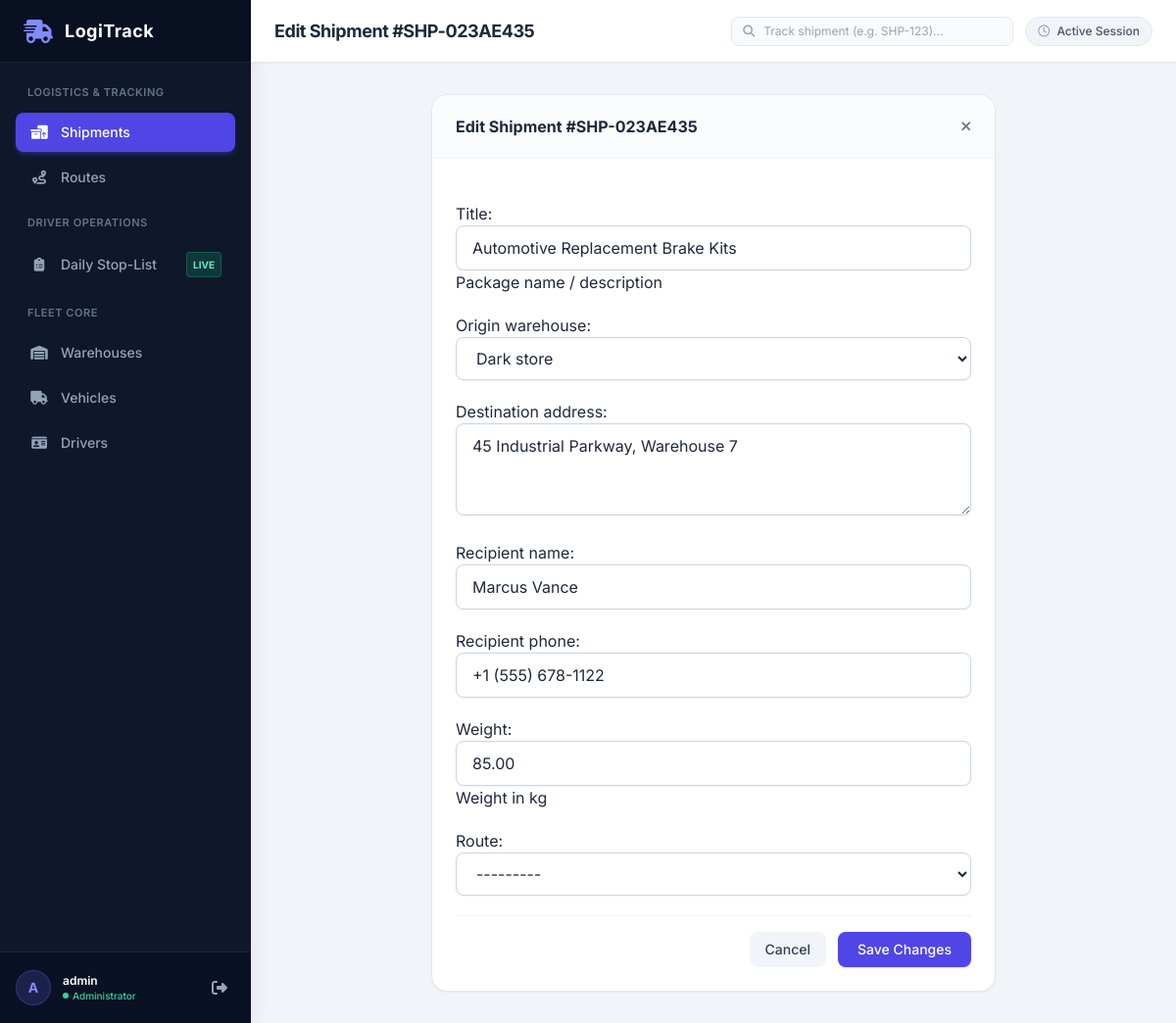
/shipment/4/edit/ (signed in), run on an earlier commit of the app's database.
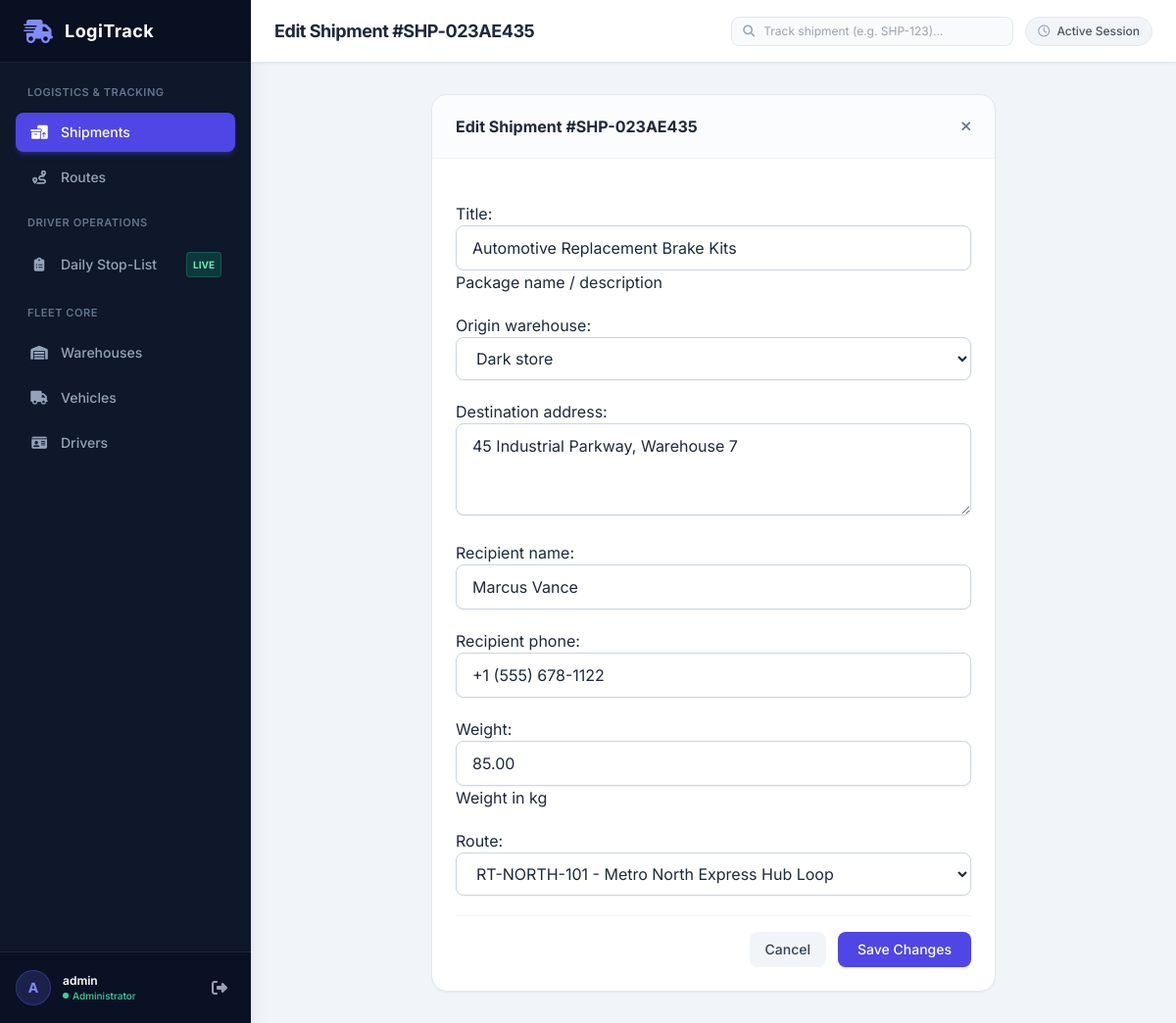
And on a later commit of the database.
### fleet_management/models.py (models this page shows, shortened)
class Shipment(models.Model):
    STATUS_PROCESSING = 'PROCESSING'
    STATUS_DISPATCHED = 'DISPATCHED'
    STATUS_IN_TRANSIT = 'IN_TRANSIT'
    STATUS_DELIVERED = 'DELIVERED'
    STATUS_CANCELLED = 'CANCELLED'
    STATUS_CHOICES = (
        (STATUS_PROCESSING, 'Processing'),
        (STATUS_DISPATCHED, 'Dispatched'),
        (STATUS_IN_TRANSIT, 'In Transit'),
        (STATUS_DELIVERED, 'Delivered'),
        (STATUS_CANCELLED, 'Cancelled'),
    )
    ALLOWED_TRANSITIONS = {
        STATUS_PROCESSING: [STATUS_DISPATCHED, STATUS_CANCELLED],
        STATUS_DISPATCHED: [STATUS_IN_TRANSIT, STATUS_PROCESSING, STATUS_CANCELLED],
        STATUS_IN_TRANSIT: [STATUS_DELIVERED, STATUS_CANCELLED],
        STATUS_DELIVERED: [],
        STATUS_CANCELLED: [],
    }
    tracking_number = models.CharField(max_length=50, unique=True, editable=False)
    title = models.CharField(max_length=150, help_text="Package name / description")
    origin_warehouse = models.ForeignKey(Warehouse, on_delete=models.PROTECT, related_name='origin_shipments')
    destination_address = models.TextField()
    recipient_name = models.CharField(max_length=100)
    recipient_phone = models.CharField(max_length=30)
    weight = models.DecimalField(max_digits=10, decimal_places=2, help_text="Weight in kg")
    route = models.ForeignKey(Route, on_delete=models.SET_NULL, null=True, blank=True, related_name='shipments')
    status = models.CharField(max_length=20, choices=STATUS_CHOICES, default=STATUS_PROCESSING)
    created_at = models.DateTimeField(auto_now_add=True)
    updated_at = models.DateTimeField(auto_now=True)
    delivered_at = models.DateTimeField(null=True, blank=True)

### fleet_management/views.py (the view)
# urls.py: path('shipment/<int:pk>/edit/', views.edit_shipment, name='edit_shipment'),
@login_required
@user_passes_test(is_dispatcher_or_manager)
def edit_shipment(request, pk):
    shipment = get_object_or_404(Shipment, pk=pk)
    if request.method == 'POST':
        form = ShipmentForm(request.POST, instance=shipment)
        if form.is_valid():
            form.save()
            messages.success(request, f"Shipment #{shipment.tracking_number} updated.")
            return redirect('shipment_detail', pk=shipment.pk)
    else:
        form = ShipmentForm(instance=shipment)
    return render(request, 'fleet_management/form_page.html', {'form': form, 'title': f'Edit Shipment #{shipment.tracking_number}', 'active_tab': 'shipments'})

### fleet_management/forms.py
class ShipmentForm(forms.ModelForm):
    class Meta:
        model = Shipment
        fields = ['title', 'origin_warehouse', 'destination_address', 'recipient_name', 'recipient_phone', 'weight', 'route']
        widgets = {
            'title': forms.TextInput(attrs={'class': input_css, 'placeholder': 'e.g. Retail Package / Electronics Batch #12'}),
            'origin_warehouse': forms.Select(attrs={'class': input_css}),
            'destination_address': forms.Textarea(attrs={'class': input_css, 'rows': 3, 'placeholder': 'Street, Building, City, ZIP Code...'}),
            'recipient_name': forms.TextInput(attrs={'class': input_css, 'placeholder': 'e.g. Sarah Connor'}),
            'recipient_phone': forms.TextInput(attrs={'class': input_css, 'placeholder': '+1 (555) 234-5678'}),
            'weight': forms.NumberInput(attrs={'class': input_css, 'step': '0.01', 'placeholder': 'Weight in kg'}),
            'route': forms.Select(attrs={'class': input_css}),
        }

### fleet_management/models.py (called while the page is built)
    def __str__(self):
        return self.name

    def __str__(self):
        return f"{self.route_code} - {self.name}"

### fleet_management/templates/fleet_management/form_page.html (shortened to what this page needs)
{% extends 'base.html' %}
{% block header_title %}{{ title }}{% endblock %}
{% block content %}
<div class="max-w-xl mx-auto">
    <div class="bg-white rounded-2xl border border-slate-200 shadow-sm overflow-hidden">
        <div class="px-6 py-5 border-b border-slate-100 bg-slate-50/50 flex items-center justify-between">
            <h2 class="text-base font-bold text-slate-800">{{ title }}</h2>
            <a href="/?tab={{ active_tab|default:'warehouses' }}" class="text-xs text-slate-500 hover:text-slate-700">
                <i class="fa-solid fa-xmark text-sm"></i>
            </a>
        </div>
        <form method="post" class="p-6 space-y-5">
            {{ form.as_p }}
            <div class="pt-4 border-t border-slate-100 flex items-center justify-end space-x-3">
                <a href="/?tab={{ active_tab|default:'warehouses' }}" class="px-4 py-2 bg-slate-100 hover:bg-slate-200 text-slate-700 text-sm font-medium rounded-lg transition">
                    Cancel
                </a>
                <button type="submit" class="px-5 py-2 bg-indigo-600 hover:bg-indigo-700 text-white text-sm font-medium rounded-lg shadow-sm shadow-indigo-600/20 transition">
                    Save Changes
                </button>
            </div>
        </form>
    </div>
</div>
{% endblock %}

What changed in the data, as far as the page shows it:
changed Shipment "Automotive Replacement Brake Kits": route "---------" → "RT-NORTH-101 - Metro North Express Hub Loop"
